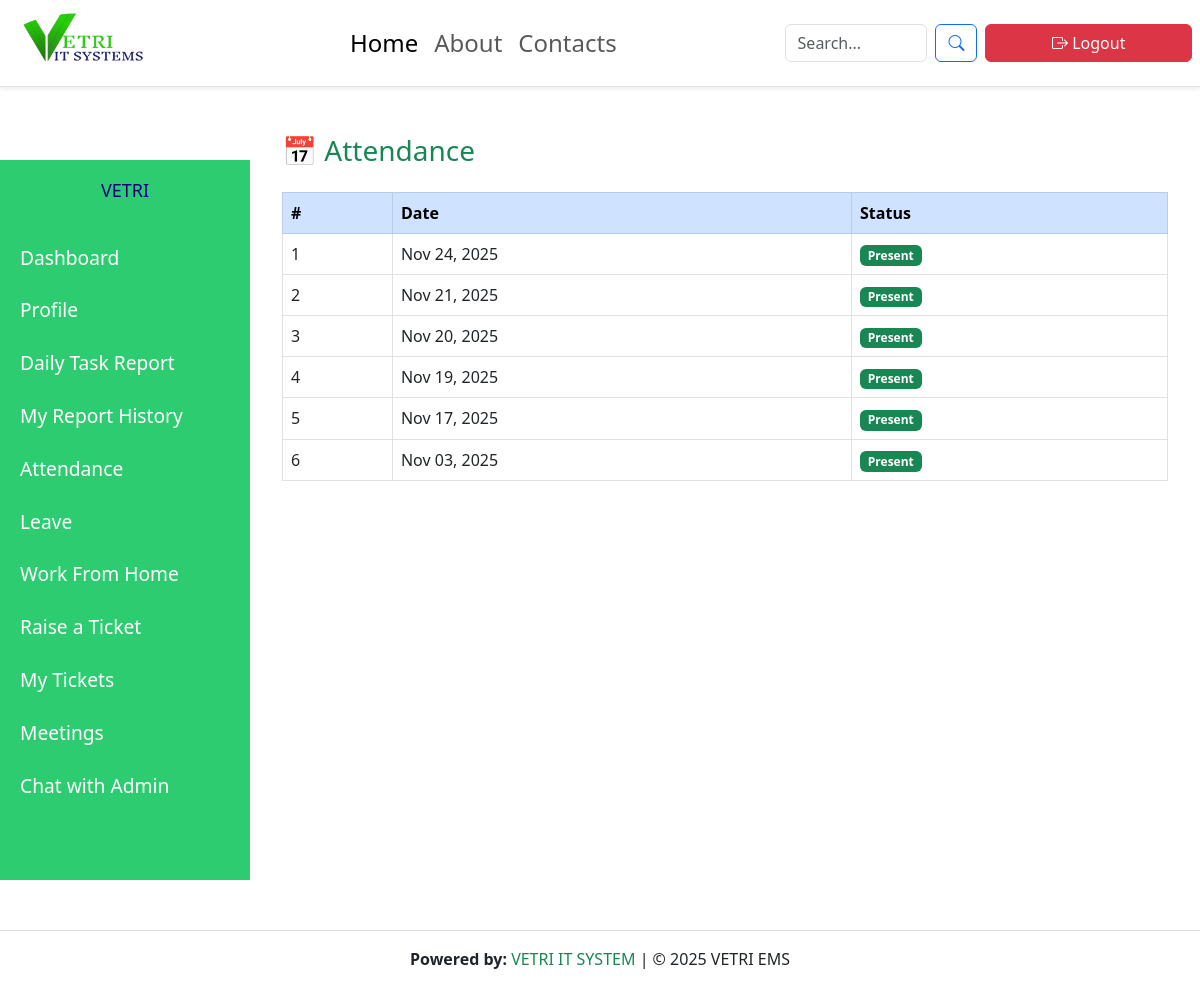
/my-attendance/ (signed in), run on the app's committed database.
### employees/models.py (models this page shows, shortened)
class Attendance(models.Model):
    employee = models.ForeignKey(Employee, on_delete=models.CASCADE)
    date = models.DateField()
    status = models.CharField(max_length=10, choices=[('Present', 'Present'), ('Absent', 'Absent')])

### employees/views.py (the view)
# urls.py: path("my-attendance/", employee_attendance, name="employee_attendance"),
@login_required
def employee_attendance(request):
    attendance = Attendance.objects.filter(employee=request.user.employee).order_by('-date')
    return render(request, "employees/employee_attendance.html", {
        "attendance": attendance,
    })

### employees/context_processors.py (called while the page is built)
def admin_id_processor(request):
    try:
        admin_user = User.objects.filter(is_superuser=True).first()
        return {'admin_id': admin_user.id if admin_user else None}
    except:
        return {'admin_id': None}

def unread_ticket_count(request):
    if request.user.is_authenticated and request.user.is_superuser:
        return {"unread_count": Ticket.objects.filter(is_read=False).count()}
    return {"unread_count": 0}

### employees/templates/employees/employee_attendance.html (shortened to what this page needs)
{% extends "base.html" %}
{% load static %}
{% block content %}
  <link href="https://cdn.jsdelivr.net/npm/bootstrap@5.3.0/dist/css/bootstrap.min.css" rel="stylesheet">
  <div class="main-content" id="content">
<div class="container mt-4">
<h3 class="mb-4 text-success">📅  Attendance</h3>
  <table class="table table-bordered table-hover bg-white">
    <thead class="table-primary">
      <tr>
        <th>#</th>
        <th>Date</th>
        <th>Status</th>
      </tr>
    </thead>
    <tbody>
      {% for r in attendance %}
      <tr>
        <td>{{ forloop.counter }}</td>
        <td>{{ r.date|date:"M d, Y" }}</td>
        <td>
          <span class="badge
            {% if r.status == 'Present' %} bg-success
            {% elif r.status == 'Leave' %} bg-warning
            {% else %} bg-danger {% endif %}">
            {{ r.status }}
          </span>
        </td>
      </tr>
      {% empty %}
      <tr>
        <td colspan="3" class="text-center text-muted">No attendance records found</td>
      </tr>
      {% endfor %}
    </tbody>
  </table>
</div>
  </div>
{% endblock %}

### employees/static/css/style.css (style rules this page uses)
body { margin: 0; font-family: 'Poppins', sans-serif; background-color: #f8f9fa; overflow-x: hidden; }
html { scroll-behavior: smooth; }
html, body { overflow-x: hidden !important; }

### data on the page
Attendance: date "Nov 24, 2025", status "Present"
Attendance: date "Nov 21, 2025", status "Present"
Attendance: date "Nov 20, 2025", status "Present"
Attendance: date "Nov 19, 2025", status "Present"
Attendance: date "Nov 17, 2025", status "Present"
Attendance: date "Nov 03, 2025", status "Present"
